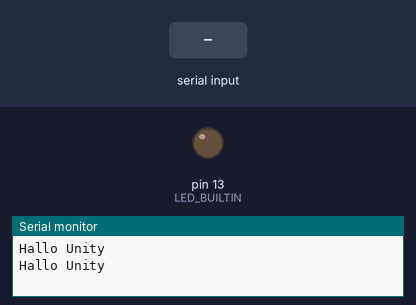
The sketch below on a simulated Arduino Uno, built with avr-gcc and run on an emulated ATmega328P. Shown: output pins drawn as LEDs (lit = HIGH), the last lines printed to the serial monitor. The inputs (shaded band) are chosen by the test bench.

Above: at 2.0 s.
2.1 s: "blink\n" received over Serial
At 3.8 s:
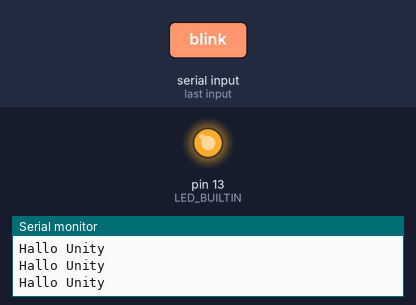
Timing chart, 0 to 5.5 s (numbered marks = the images above; inputs shaded):
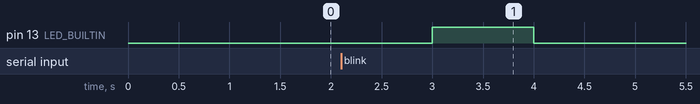

Measured:
- after the input at 2.1 s, pin 13 (LED_BUILTIN): LOW → HIGH after 0.90 s, → LOW 1.0 s later

The sketch:

AtUComm.ino
```cpp
void setup() {
  pinMode(LED_BUILTIN, OUTPUT);
  digitalWrite(LED_BUILTIN, LOW);
  Serial.begin(19200);
}

void loop() {
  //Sending value
  Serial.print("Hallo Unity\n");
  delay(1000);

  //Receiving value
  if (Serial.available()) {
    String s = Serial.readStringUntil('\n');
    //Serial.println("> Received:" + String(s));

    if (String(s) == "blink") {
      digitalWrite(LED_BUILTIN, HIGH);
      delay(1000);
      digitalWrite(LED_BUILTIN, LOW);
      delay(1000);
    }
  }
}
```
